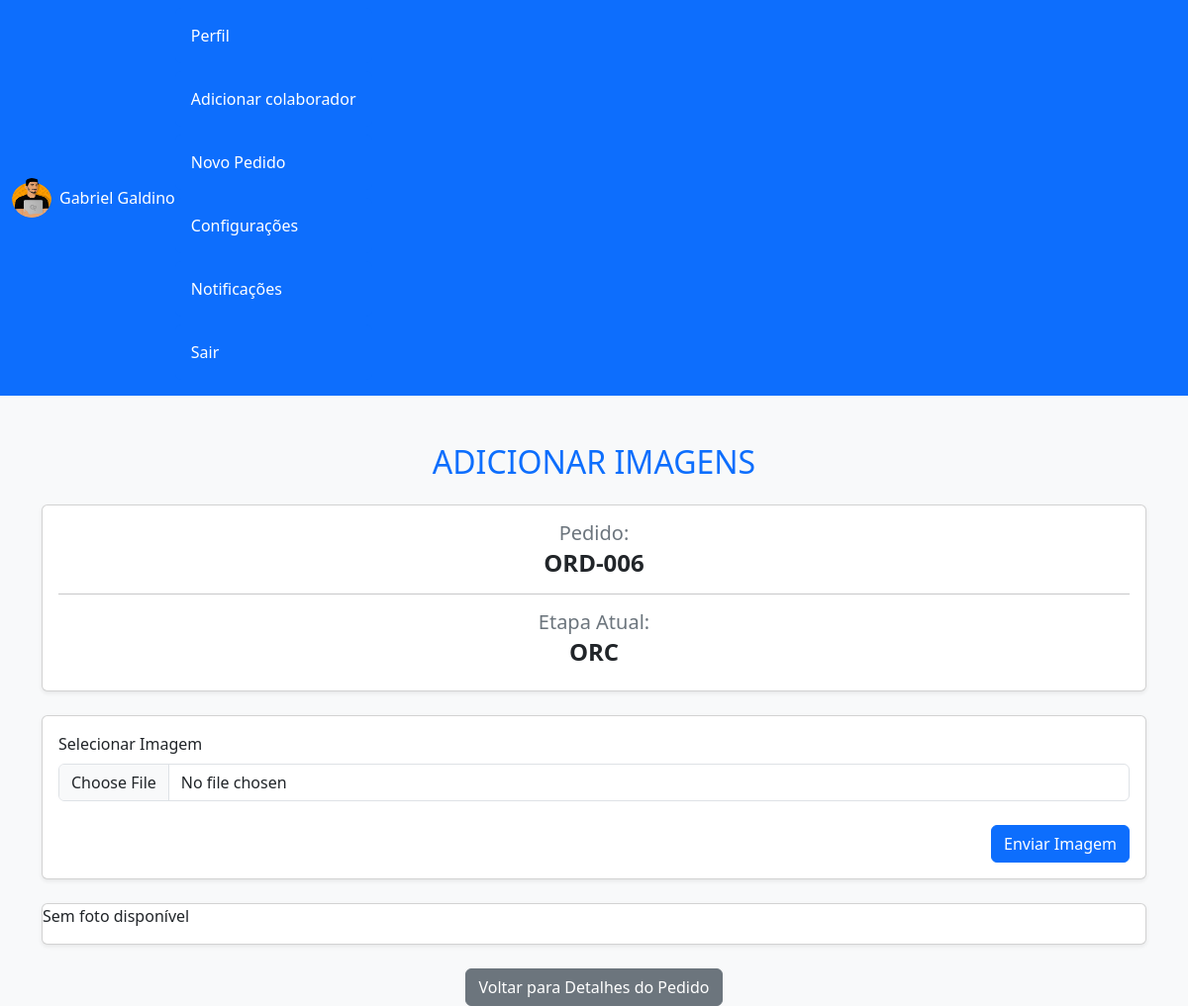
/orders/ORD-006/51/ (signed in), run on the app's committed database.
### users/models.py (models this page shows, shortened)
class Users(User):
    function = models.CharField(max_length=20, null=True, blank=True)
    profile_image = models.ImageField(
    upload_to='profile_pics/',
    default='default_profile_image.jpg',  # Imagem padrão
    null=True,
    blank=True
    )

### orders/models.py (models this page shows, shortened)
class Order(models.Model):
    order_number = models.CharField(max_length=10, unique=True, blank=False, null=False)
    customer_name = models.CharField(max_length=50, blank=False, null=False)
    product_name = models.CharField(max_length=50, blank=False, null=False)
    status = models.BooleanField(default=False)
    description = models.TextField(max_length=350)
    term = models.DateField(blank=False, null=False)
    created_At = models.DateField(default=date.today(), blank=False, null=False)
    updated_At = models.DateField(default=date.today(), max_length=date.today())
    is_active = models.BooleanField(default=True)

class Stage(models.Model):
    STAGE_CHOICE = [
        ('ORC', 'Orçamento e aprovação'),
        ('COR', 'Corte de materiais'),
        ('LIX', 'Lixamento e preparação'),
        ('MON', 'Montagem estrutural'),
        ('PNT', 'Acabamento e pintura'),
        ('SEC', 'Secagem e ajustes finais'),
        ('REV', 'Revisão e controle de qualidade'),
        ('ENT', 'Pronto para retirada/entrega')
    ]
    status = models.BooleanField(default=False)
    stage = models.CharField(max_length=3, choices=STAGE_CHOICE)
    order = models.ForeignKey(Order, on_delete=models.CASCADE, blank=False, null=False, related_name='stages')
    pictures = models.ImageField(upload_to=upload_path, null=True, blank=True)

### orders/views.py (the view)
# urls.py: path('<str:order_number>/<int:stage_id>/', views.add_stage_photo, name='update_stage')
def add_stage_photo(request, order_number, stage_id):
    stage = get_object_or_404(Stage, id=stage_id)
    order = get_object_or_404(Order, order_number=order_number)
    user = get_object_or_404(Users, id=request.user.id)
    if request.method == 'POST' and request.FILES.get('image'):
        image = request.FILES['image']
        stage.pictures = image
        stage.save()
        return redirect('update_stage', order_number=order_number, stage_id=stage_id)
    else:
        form = StagePictureForm()
    return render(request, 'add-picture.html', {'form': form,
                                                'stage': stage,
                                                'order': order,
                                                'user': user
                                                })

### orders/forms.py
class StagePictureForm(forms.ModelForm):
    class Meta:
        model = Stage
        fields = ['pictures']
        widgets = {
            'pictures': forms.FileInput(),
        }

### orders/templates/add-picture.html (shortened to what this page needs)
{% load static %}
<!DOCTYPE html>
<html lang="pt-br">
<head>
    <link href="https://cdn.jsdelivr.net/npm/bootstrap@5.3.0/dist/css/bootstrap.min.css" rel="stylesheet">
</head>
<body class="bg-light">
    {% include 'nav.html' %}
    <div class="container mt-5">
        <h2 class="mb-4 text-center text-uppercase text-primary">Adicionar Imagens</h2>
        <div class="card mb-4 shadow-sm">
            <div class="card-body text-center">
                <h5 class="text-secondary mb-1">Pedido:</h5>
                <h4 class="text-dark fw-bold">{{ order.order_number }}</h4>
                <hr>
                <h5 class="text-secondary mb-1">Etapa Atual:</h5>
                <h4 class="text-dark fw-bold">{{ stage.stage }}</h4>
            </div>
        </div>
        <div class="card shadow-sm">
            <div class="card-body">
                <form action="." method="post" enctype="multipart/form-data">
                    <div class="mb-3">
                        <label for="image" class="form-label">Selecionar Imagem</label>
                        <input type="file" class="form-control" id="image" name="image" accept="image/*" required>
                    </div>
                    <div class="d-flex justify-content-end mt-4">
                        <button type="submit" class="btn btn-primary">Enviar Imagem</button>
                    </div>
                </form>
            </div>
        </div>
        <div class="card shadow-sm mt-4">
            {% if stage.pictures %}
                <img src="{{ stage.pictures.url }}" class="img-fluid" alt="Foto da etapa">
            {% else %}
                <p>Sem foto disponível</p>
            {% endif %}
        </div>
        <div class="mt-4 text-center">
            <a href="{% url 'edit_order' order_number=order.order_number %}" class="btn btn-secondary">Voltar para Detalhes do Pedido</a>
        </div>
    </div>
</body>
</html>

### templates/nav.html (shortened to what this page needs)
{% load static %}
<nav class="navbar navbar-expand-lg navbar-dark bg-primary">
    <div class="container-fluid">
        <div class="d-flex align-items-center">
            <img src="{{user.profile_image.url}}" alt="Imagem do Usuário" class="rounded-circle" width="40" height="40">
            <span class="ms-2 text-white">{{user.first_name}} {{user.last_name}}</span>
        </div>
        <div class="collapse navbar-collapse" id="navbarNav">
            {% include 'menu.html' %}
        </div>
    </div>
</nav>

### data on the page
Users: profile_image (picture)
Order: order_number "ORD-006"
Stage: stage "ORC"

### other printed values
{{ user.first_name }} "Gabriel"
{{ user.last_name }} "Galdino"
